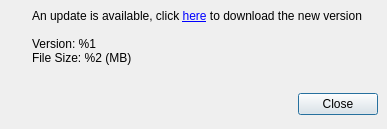
<ui version="4.0" >
 <author></author>
 <comment></comment>
 <exportmacro></exportmacro>
 <class>BrowserSoftUpdateWindow</class>
 <widget class="QDialog" name="BrowserSoftUpdateWindow" >
  <property name="geometry" >
   <rect>
    <x>0</x>
    <y>0</y>
    <width>387</width>
    <height>129</height>
   </rect>
  </property>
  <property name="windowTitle" >
   <string>@product@ - Update available</string>
  </property>
  <layout class="QGridLayout" >
   <property name="margin" >
    <number>9</number>
   </property>
   <property name="spacing" >
    <number>6</number>
   </property>
   <item row="1" column="0" >
    <spacer>
     <property name="orientation" >
      <enum>Qt::Vertical</enum>
     </property>
     <property name="sizeHint" >
      <size>
       <width>20</width>
       <height>40</height>
      </size>
     </property>
    </spacer>
   </item>
   <item row="2" column="0" >
    <layout class="QHBoxLayout" >
     <property name="margin" >
      <number>0</number>
     </property>
     <property name="spacing" >
      <number>6</number>
     </property>
     <item>
      <spacer>
       <property name="orientation" >
        <enum>Qt::Horizontal</enum>
       </property>
       <property name="sizeHint" >
        <size>
         <width>131</width>
         <height>31</height>
        </size>
       </property>
      </spacer>
     </item>
     <item>
      <widget class="QPushButton" name="closeButton" >
       <property name="text" >
        <string>Close</string>
       </property>
      </widget>
     </item>
    </layout>
   </item>
   <item row="0" column="0" >
    <layout class="QGridLayout" >
     <property name="margin" >
      <number>0</number>
     </property>
     <property name="spacing" >
      <number>6</number>
     </property>
     <item row="0" column="0" >
      <widget class="QLabel" name="updatePixmapLabel" >
       <property name="sizePolicy" >
        <sizepolicy>
         <hsizetype>0</hsizetype>
         <vsizetype>0</vsizetype>
         <horstretch>0</horstretch>
         <verstretch>0</verstretch>
        </sizepolicy>
       </property>
       <property name="pixmap" >
        <pixmap resource="../../../../../resources/wengophone.qrc" >:/pics/update.png</pixmap>
       </property>
      </widget>
     </item>
     <item row="0" column="1" >
      <widget class="QLabel" name="updateTextLabel" >
       <property name="cursor" >
        <cursor>13</cursor>
       </property>
       <property name="text" >
        <string>&lt;html>&lt;head>&lt;/head>&lt;body>An update is available, click &lt;span style=" text-decoration: underline; color:#0000ff;">here&lt;/span> to download the new version&lt;br />&lt;br />Version:	%1&lt;br />File Size:	%2 (MB)&lt;br />&lt;/body>&lt;/html></string>
       </property>
       <property name="alignment" >
        <set>Qt::AlignLeading|Qt::AlignLeft|Qt::AlignVCenter</set>
       </property>
       <property name="indent" >
        <number>10</number>
       </property>
      </widget>
     </item>
    </layout>
   </item>
  </layout>
 </widget>
 <pixmapfunction></pixmapfunction>
 <resources/>
 <connections>
  <connection>
   <sender>closeButton</sender>
   <signal>clicked()</signal>
   <receiver>BrowserSoftUpdateWindow</receiver>
   <slot>reject()</slot>
   <hints>
    <hint type="sourcelabel" >
     <x>263</x>
     <y>159</y>
    </hint>
    <hint type="destinationlabel" >
     <x>179</x>
     <y>197</y>
    </hint>
   </hints>
  </connection>
 </connections>
</ui>
